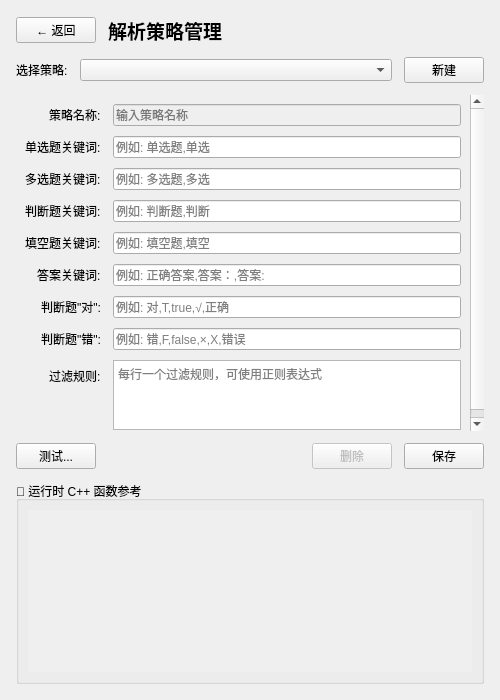
<?xml version="1.0" encoding="UTF-8"?>
<ui version="4.0">
 <class>ParserStrategyPage</class>
 <widget class="QWidget" name="ParserStrategyPage">
  <property name="geometry">
   <rect>
    <x>0</x>
    <y>0</y>
    <width>500</width>
    <height>700</height>
   </rect>
  </property>
  <property name="windowTitle">
   <string>解析策略管理</string>
  </property>
  <layout class="QVBoxLayout" name="verticalLayout">
   <property name="spacing">
    <number>12</number>
   </property>
   <property name="leftMargin">
    <number>16</number>
   </property>
   <property name="topMargin">
    <number>16</number>
   </property>
   <property name="rightMargin">
    <number>16</number>
   </property>
   <property name="bottomMargin">
    <number>16</number>
   </property>
   <item>
    <layout class="QHBoxLayout" name="headerLayout">
     <item>
      <widget class="QPushButton" name="btnBack">
       <property name="text">
        <string>← 返回</string>
       </property>
      </widget>
     </item>
     <item>
      <widget class="QLabel" name="labelTitle">
       <property name="font">
        <font>
         <pointsize>14</pointsize>
         <bold>true</bold>
        </font>
       </property>
       <property name="text">
        <string>解析策略管理</string>
       </property>
       <property name="alignment">
        <set>Qt::AlignmentFlag::AlignCenter</set>
       </property>
      </widget>
     </item>
     <item>
      <spacer name="horizontalSpacer">
       <property name="orientation">
        <enum>Qt::Orientation::Horizontal</enum>
       </property>
       <property name="sizeHint" stdset="0">
        <size>
         <width>80</width>
         <height>20</height>
        </size>
       </property>
      </spacer>
     </item>
    </layout>
   </item>
   <item>
    <layout class="QHBoxLayout" name="strategySelectLayout">
     <item>
      <widget class="QLabel" name="labelSelect">
       <property name="text">
        <string>选择策略:</string>
       </property>
      </widget>
     </item>
     <item>
      <widget class="QComboBox" name="comboStrategies">
       <property name="sizePolicy">
        <sizepolicy hsizetype="Expanding" vsizetype="Fixed">
         <horstretch>1</horstretch>
         <verstretch>0</verstretch>
        </sizepolicy>
       </property>
      </widget>
     </item>
     <item>
      <widget class="QPushButton" name="btnNew">
       <property name="text">
        <string>新建</string>
       </property>
      </widget>
     </item>
    </layout>
   </item>
   <item>
    <widget class="QScrollArea" name="scrollArea">
     <property name="frameShape">
      <enum>QFrame::Shape::NoFrame</enum>
     </property>
     <property name="widgetResizable">
      <bool>true</bool>
     </property>
     <widget class="QWidget" name="scrollAreaWidgetContents">
      <property name="geometry">
       <rect>
        <x>0</x>
        <y>0</y>
        <width>454</width>
        <height>362</height>
       </rect>
      </property>
      <layout class="QFormLayout" name="formLayout">
       <property name="labelAlignment">
        <set>Qt::AlignmentFlag::AlignRight|Qt::AlignmentFlag::AlignTrailing|Qt::AlignmentFlag::AlignVCenter</set>
       </property>
       <property name="horizontalSpacing">
        <number>12</number>
       </property>
       <property name="verticalSpacing">
        <number>10</number>
       </property>
       <item row="0" column="0">
        <widget class="QLabel" name="labelName">
         <property name="text">
          <string>策略名称:</string>
         </property>
        </widget>
       </item>
       <item row="0" column="1">
        <widget class="QLineEdit" name="editName">
         <property name="enabled">
          <bool>false</bool>
         </property>
         <property name="placeholderText">
          <string>输入策略名称</string>
         </property>
        </widget>
       </item>
       <item row="1" column="0">
        <widget class="QLabel" name="labelSingle">
         <property name="toolTip">
          <string>逗号分隔的关键词列表</string>
         </property>
         <property name="text">
          <string>单选题关键词:</string>
         </property>
        </widget>
       </item>
       <item row="1" column="1">
        <widget class="QLineEdit" name="editSingleKeywords">
         <property name="placeholderText">
          <string>例如: 单选题,单选</string>
         </property>
        </widget>
       </item>
       <item row="2" column="0">
        <widget class="QLabel" name="labelMulti">
         <property name="text">
          <string>多选题关键词:</string>
         </property>
        </widget>
       </item>
       <item row="2" column="1">
        <widget class="QLineEdit" name="editMultiKeywords">
         <property name="placeholderText">
          <string>例如: 多选题,多选</string>
         </property>
        </widget>
       </item>
       <item row="3" column="0">
        <widget class="QLabel" name="labelJudge">
         <property name="text">
          <string>判断题关键词:</string>
         </property>
        </widget>
       </item>
       <item row="3" column="1">
        <widget class="QLineEdit" name="editJudgeKeywords">
         <property name="placeholderText">
          <string>例如: 判断题,判断</string>
         </property>
        </widget>
       </item>
       <item row="4" column="0">
        <widget class="QLabel" name="labelFill">
         <property name="text">
          <string>填空题关键词:</string>
         </property>
        </widget>
       </item>
       <item row="4" column="1">
        <widget class="QLineEdit" name="editFillKeywords">
         <property name="placeholderText">
          <string>例如: 填空题,填空</string>
         </property>
        </widget>
       </item>
       <item row="5" column="0">
        <widget class="QLabel" name="labelAnswer">
         <property name="toolTip">
          <string>用于识别答案行的关键词</string>
         </property>
         <property name="text">
          <string>答案关键词:</string>
         </property>
        </widget>
       </item>
       <item row="5" column="1">
        <widget class="QLineEdit" name="editAnswerKeywords">
         <property name="placeholderText">
          <string>例如: 正确答案,答案：,答案:</string>
         </property>
        </widget>
       </item>
       <item row="6" column="0">
        <widget class="QLabel" name="labelJudgeTrue">
         <property name="toolTip">
          <string>表示&quot;对&quot;的答案值，逗号分隔</string>
         </property>
         <property name="text">
          <string>判断题&quot;对&quot;:</string>
         </property>
        </widget>
       </item>
       <item row="6" column="1">
        <widget class="QLineEdit" name="editJudgeTrue">
         <property name="placeholderText">
          <string>例如: 对,T,true,√,正确</string>
         </property>
        </widget>
       </item>
       <item row="7" column="0">
        <widget class="QLabel" name="labelJudgeFalse">
         <property name="toolTip">
          <string>表示&quot;错&quot;的答案值，逗号分隔</string>
         </property>
         <property name="text">
          <string>判断题&quot;错&quot;:</string>
         </property>
        </widget>
       </item>
       <item row="7" column="1">
        <widget class="QLineEdit" name="editJudgeFalse">
         <property name="placeholderText">
          <string>例如: 错,F,false,×,X,错误</string>
         </property>
        </widget>
       </item>
       <item row="8" column="0">
        <widget class="QLabel" name="labelGarbage">
         <property name="toolTip">
          <string>需要过滤的垃圾行模式，正则或关键词，逗号分隔</string>
         </property>
         <property name="text">
          <string>过滤规则:</string>
         </property>
        </widget>
       </item>
       <item row="8" column="1">
        <widget class="QPlainTextEdit" name="editGarbagePatterns">
         <property name="placeholderText">
          <string>每行一个过滤规则，可使用正则表达式</string>
         </property>
        </widget>
       </item>
      </layout>
     </widget>
    </widget>
   </item>
   <item>
    <layout class="QHBoxLayout" name="actionLayout">
     <item>
      <widget class="QPushButton" name="btnTest">
       <property name="toolTip">
        <string>选择文件测试当前策略</string>
       </property>
       <property name="text">
        <string>测试...</string>
       </property>
      </widget>
     </item>
     <item>
      <spacer name="horizontalSpacer2">
       <property name="orientation">
        <enum>Qt::Orientation::Horizontal</enum>
       </property>
       <property name="sizeHint" stdset="0">
        <size>
         <width>40</width>
         <height>20</height>
        </size>
       </property>
      </spacer>
     </item>
     <item>
      <widget class="QPushButton" name="btnDelete">
       <property name="enabled">
        <bool>false</bool>
       </property>
       <property name="text">
        <string>删除</string>
       </property>
      </widget>
     </item>
     <item>
      <widget class="QPushButton" name="btnSave">
       <property name="text">
        <string>保存</string>
       </property>
      </widget>
     </item>
    </layout>
   </item>
   <item>
    <widget class="QGroupBox" name="groupReference">
     <property name="title">
      <string>📖 运行时 C++ 函数参考</string>
     </property>
     <layout class="QVBoxLayout" name="layoutReference">
      <item>
       <widget class="QScrollArea" name="scrollAreaReference">
        <property name="frameShape">
         <enum>QFrame::Shape::NoFrame</enum>
        </property>
        <property name="widgetResizable">
         <bool>true</bool>
        </property>
        <widget class="QWidget" name="scrollContentReference">
         <property name="geometry">
          <rect>
           <x>0</x>
           <y>0</y>
           <width>444</width>
           <height>139</height>
          </rect>
         </property>
         <layout class="QVBoxLayout" name="layoutReferenceContent">
          <property name="spacing">
           <number>15</number>
          </property>
          <property name="leftMargin">
           <number>0</number>
          </property>
          <property name="topMargin">
           <number>0</number>
          </property>
          <property name="rightMargin">
           <number>0</number>
          </property>
          <property name="bottomMargin">
           <number>0</number>
          </property>
         </layout>
        </widget>
       </widget>
      </item>
     </layout>
    </widget>
   </item>
  </layout>
 </widget>
 <resources/>
 <connections/>
</ui>
